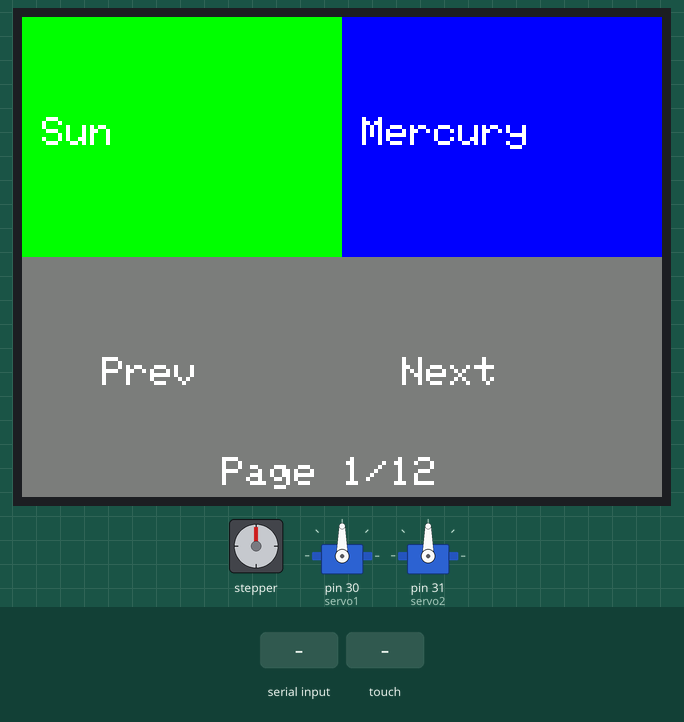
The sketch below on a simulated Arduino Mega 2560, built with avr-gcc and run on an emulated ATmega2560. Shown: stepper motor, 320×240 colour display, 2 × servo. Wiring (inferred from the names in the program): stepper motor driver (800 steps per turn assumed): step pin 22; direction pin 23; enable pin 24. Inputs (shaded band) come from the test bench. What the sketch prints to the serial monitor is not drawn.

Above: at 1.5 s.
1.6 s: "90,45\n" received over Serial
At 2.9 s:
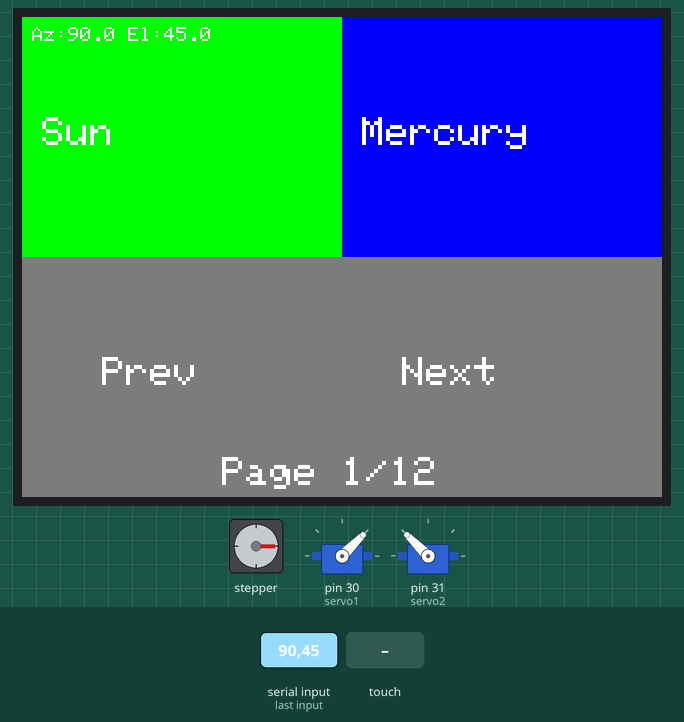
3.5 s: touch panel pressed at 13 % / 10 % of its raw x / y range
At 4.2 s:
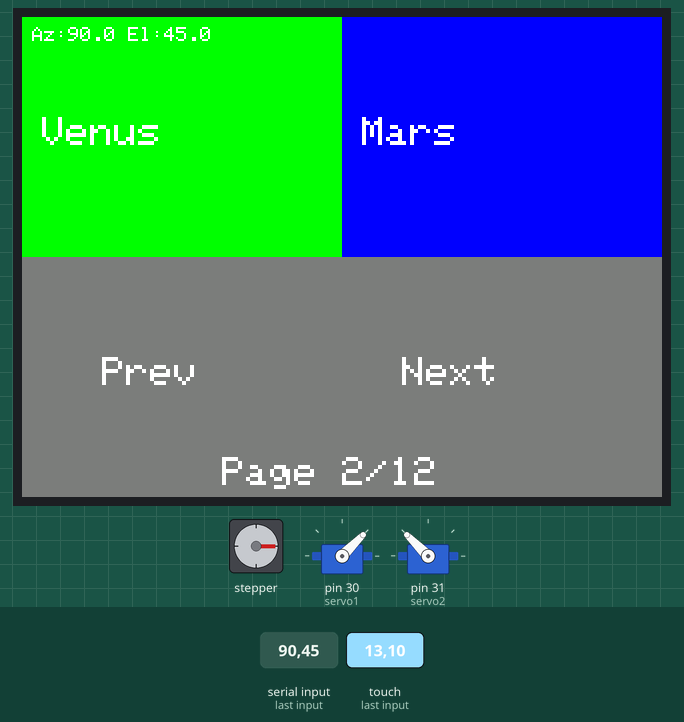
5.1 s: touch panel pressed at 38 % / 10 % of its raw x / y range
At 6.4 s:
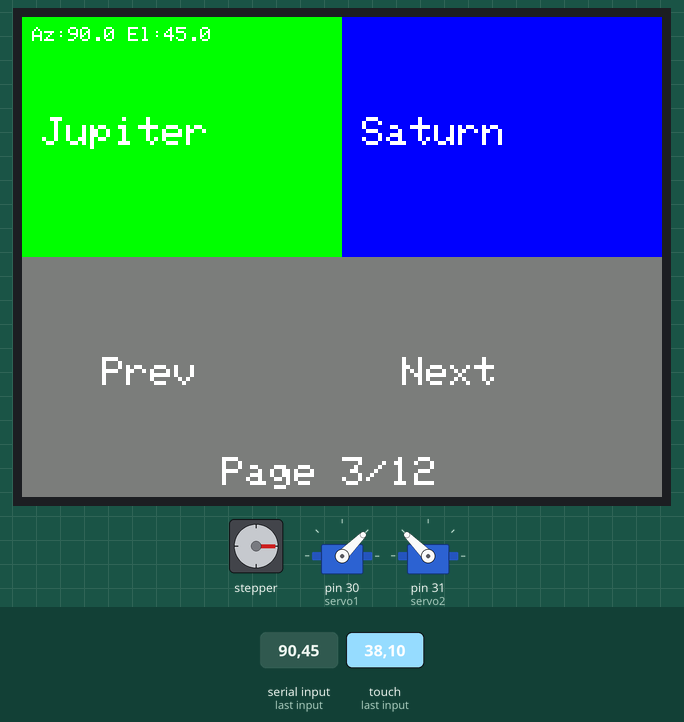
6.7 s: touch panel pressed at 13 % / 30 % of its raw x / y range
At 7.9 s:
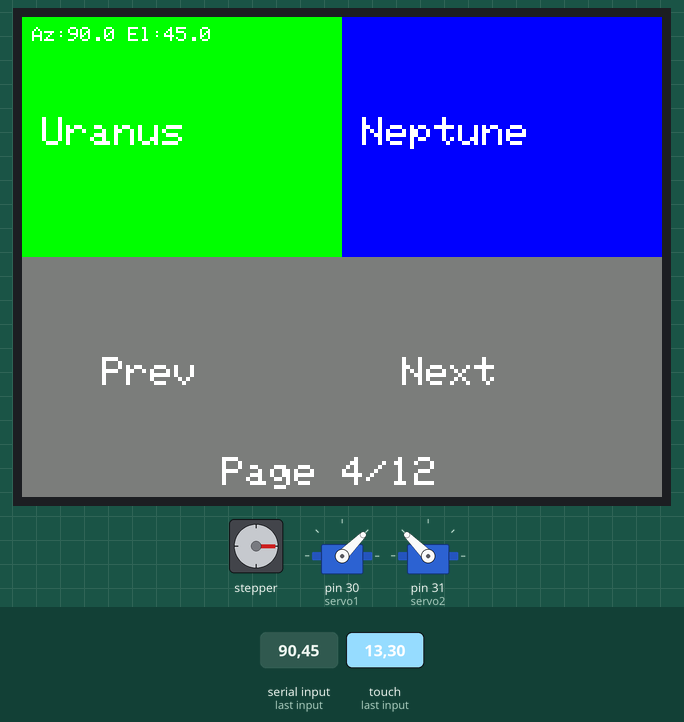
8.3 s: touch panel pressed at 38 % / 30 % of its raw x / y range
At 9.1 s:
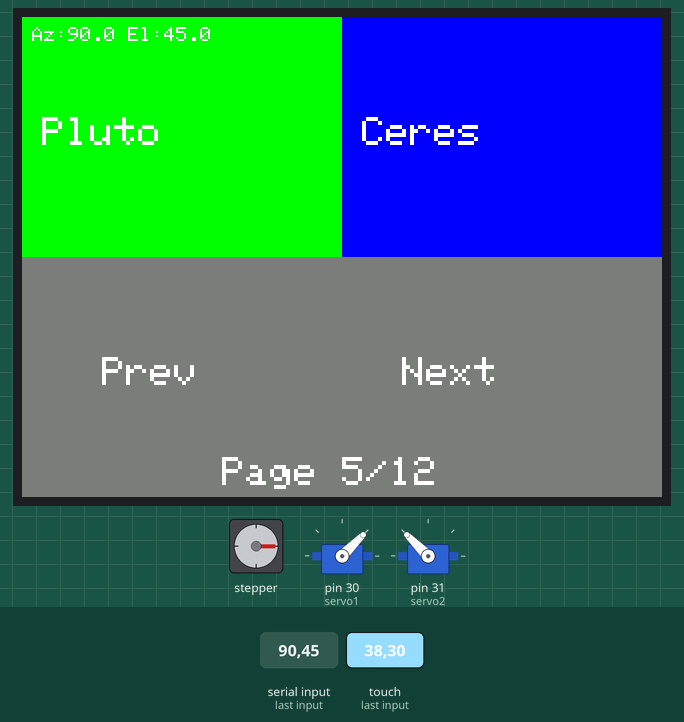
9.9 s: touch panel pressed at 13 % / 50 % of its raw x / y range
At 11.5 s:
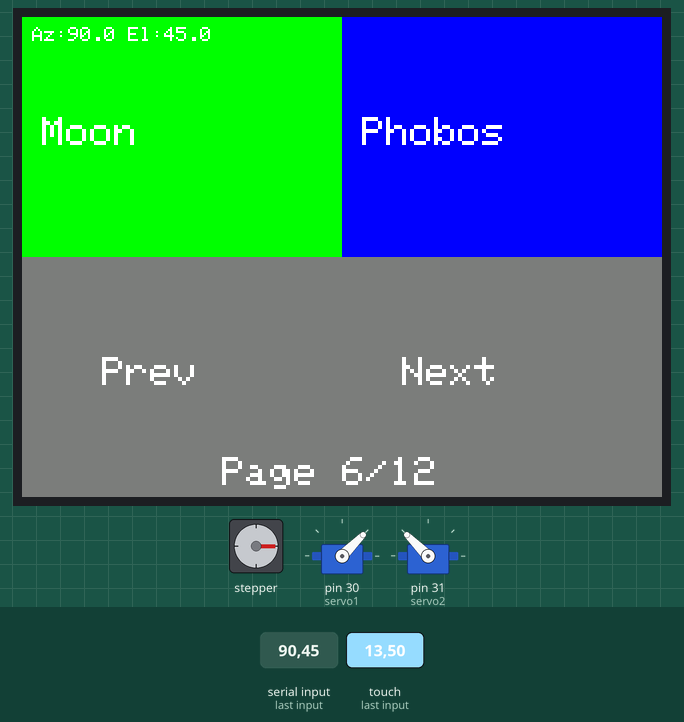
Timing chart, 0 to 12.5 s (numbered marks = the images above; inputs shaded):
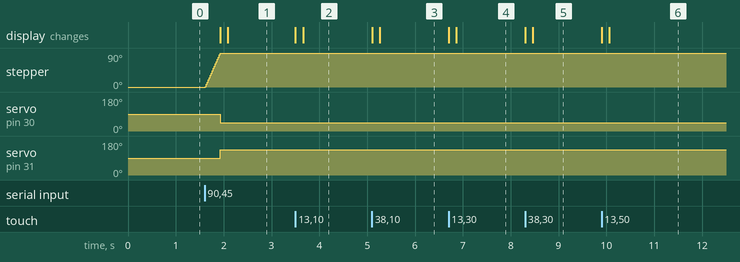

Measured:
- after the input at 1.6 s, stepper: turns 90° clockwise in 0.32 s, starting at once; servo on pin 30 (servo1): 90° → 45° after 0.33 s; servo on pin 31 (servo2): 90° → 135° after 0.33 s; the display: first changes after 0.33 s (image 1 shows a later state)
- after the input at 3.5 s, the display: first changes at once (image 2 shows a later state)
- after the input at 5.1 s, the display: first changes at once (image 3 shows a later state)
- after the input at 6.7 s, the display: first changes at once (image 4 shows a later state)
- after the input at 8.3 s, the display: first changes at once (image 5 shows a later state)
- after the input at 9.9 s, the display: first changes at once (image 6 shows a later state)

The sketch:

combined_control.ino
```cpp
#include <Adafruit_GFX.h>
#include <TouchScreen.h>
#include <MCUFRIEND_kbv.h>
#include <Servo.h>

#define MINPRESSURE 40
#define MAXPRESSURE 1000

// Touchscreen pins
const int16_t XP = 8,  XM = A2, YP = A3, YM = 9;
TouchScreen ts = TouchScreen(XP, YP, XM, YM, 300);
MCUFRIEND_kbv tft;

// Stepper motor pins
#define DIR_PIN 23
#define PUL_PIN 22
#define EN_PIN  24

// Stepper parameters
const int STEPS_PER_REV = 800;
const int STEP_DELAY_US = 800;
const float STEPS_PER_DEGREE = 20.0 / 9.0;

// Servo motors
Servo servo1, servo2;
int currentServoAngle = 90;  // Track current elevation angle

// Object selection
const int NUM_OBJECTS = 24;
const char* OBJECTS[NUM_OBJECTS] = {
  "Sun",       // 0
  "Mercury",   // 1
  "Venus",     // 2
  "Mars",      // 3
  "Jupiter",   // 4
  "Saturn",    // 5
  "Uranus",    // 6
  "Neptune",   // 7
  "Pluto",     // 8
  "Ceres",     // 9
  "Moon",      //10
  "Phobos",    //11
  "Deimos",    //12
  "Io",        //13
  "Europa",    //14
  "Ganymede",  //15
  "Callisto",  //16
  "Titan",     //17
  "Rhea",      //18
  "Iapetus",   //19
  "Enceladus", //20
  "Titania",   //21
  "Oberon",    //22
  "Triton"     //23
};

const int OBJECTS_PER_PAGE = 2;
const int TOTAL_PAGES = (NUM_OBJECTS + OBJECTS_PER_PAGE - 1) / OBJECTS_PER_PAGE;

int currentPage = 0;

// Variables to store received azimuth and elevation
float currentAzimuth = 0.0;
float currentElevation = 0.0;
float targetAzimuth = 0.0;
float targetElevation = 0.0;
bool dataReceived = false;

// Mapping functions
int mapX(int rawY) {
  return constrain(map(rawY, 130, 900, 0, 320), 0, 319);
}
int mapY(int rawX) {
  return constrain(map(rawX, 150, 880, 0, 240), 0, 239);
}

// Stepper control function
void stepMotor(int dir, int steps) {
  digitalWrite(DIR_PIN, dir);
  for (int i = 0; i < steps; i++) {
    digitalWrite(PUL_PIN, HIGH);
    delayMicroseconds(STEP_DELAY_US);
    digitalWrite(PUL_PIN, LOW);
    delayMicroseconds(STEP_DELAY_US);
  }
}

// Move to target azimuth
void moveToAzimuth(float targetAz) {
  float azDiff = targetAz - currentAzimuth;
  int steps = abs((int)(azDiff * STEPS_PER_DEGREE));

  if (steps > 0) {
    int direction = (azDiff > 0) ? HIGH : LOW;
    stepMotor(direction, steps);
    currentAzimuth = targetAz;

    Serial.print("Moved to azimuth: ");
    Serial.print(currentAzimuth);
    Serial.print(" (");
    Serial.print(steps);
    Serial.println(" steps)");
  }
}

// Move to target elevation
void moveToElevation(float targetEl) {
  // Handle negative angles: convert to positive by adding 180
  if (targetEl < 0) {
    targetEl = 180 + targetEl;
  }
  int targetAngle = constrain((int)targetEl, 0, 180);

  if (targetAngle != currentServoAngle) {
    currentServoAngle = targetAngle;
    servo1.write(currentServoAngle);
    servo2.write(180 - currentServoAngle);
    currentElevation = targetEl;
  }
}

// Draw the UI
void drawPage() {
  tft.fillScreen(0x0000);
  tft.setTextSize(2);
  tft.setTextColor(0xFFFF);

  int idxLeft  = currentPage * OBJECTS_PER_PAGE;
  int idxRight = idxLeft + 1;

  // Top left - Object 1
  tft.fillRect(0, 0, 160, 120, 0x07E0); // green
  tft.setCursor(10, 50);
  if (idxLeft < NUM_OBJECTS) {
    tft.print(OBJECTS[idxLeft]);
  } else {
    tft.print("---");
  }

  // Top right - Object 2
  tft.fillRect(160, 0, 160, 120, 0x001F); // blue
  tft.setCursor(170, 50);
  if (idxRight < NUM_OBJECTS) {
    tft.print(OBJECTS[idxRight]);
  } else {
    tft.print("---");
  }

  // Bottom left - Prev
  tft.fillRect(0, 120, 160, 120, 0x7BEF); // grey
  tft.setCursor(40, 170);
  tft.print("Prev");

  // Bottom right - Next
  tft.fillRect(160, 120, 160, 120, 0x7BEF);
  tft.setCursor(190, 170);
  tft.print("Next");

  // Page numbers
  tft.setTextSize(2);
  tft.setCursor(100, 220);
  tft.print("Page ");
  tft.print(currentPage + 1);
  tft.print("/");
  tft.print(TOTAL_PAGES);

  // Display azimuth and elevation if data received
  if (dataReceived) {
    tft.setTextSize(1);
    tft.setCursor(5, 5);
    tft.print("Az:");
    tft.print(currentAzimuth, 1);
    tft.print(" El:");
    tft.print(currentElevation, 1);
  }
}

void setup() {
  Serial.begin(9600);

  // Initialize TFT display
  uint16_t ID = tft.readID();
  tft.begin(ID);
  tft.setRotation(3);
  drawPage();

  // Initialize servos
  servo1.attach(30);
  servo2.attach(31);
  servo1.write(currentServoAngle);
  servo2.write(180 - currentServoAngle);

  // Initialize stepper motor
  pinMode(DIR_PIN, OUTPUT);
  pinMode(PUL_PIN, OUTPUT);
  pinMode(EN_PIN, OUTPUT);
  digitalWrite(EN_PIN, LOW);
}

void loop() {
  // Check for incoming serial data (azimuth, elevation)
  if (Serial.available()) {
    String data = Serial.readStringUntil('\n');
    data.trim();

    int commaIndex = data.indexOf(',');
    if (commaIndex > 0) {
      targetAzimuth = data.substring(0, commaIndex).toFloat();
      targetElevation = data.substring(commaIndex + 1).toFloat();
      dataReceived = true;

      // Move motors to new positions
      moveToAzimuth(targetAzimuth);
      moveToElevation(targetElevation);

      // Redraw page to show updated coordinates
      drawPage();
    }
  }

  // Handle touch input
  TSPoint p = ts.getPoint();
  pinMode(XM, OUTPUT);
  pinMode(YP, OUTPUT);

  if (p.z > MINPRESSURE && p.z < MAXPRESSURE) {
    int px = mapX(p.y);
    int py = mapY(p.x);

    bool isTop    = (py >= 120);
    bool isLeft   = (px >= 160);
    bool isRight  = !isLeft;
    bool isBottom = !isTop;

    int idxLeft  = currentPage * OBJECTS_PER_PAGE;
    int idxRight = idxLeft + 1;

    if (isTop) {
      // Object selection
      if (isLeft && idxLeft < NUM_OBJECTS) {
        const char* name = OBJECTS[idxLeft];

        // Reset to zero position
        moveToAzimuth(0.0);
        moveToElevation(0.0);

        Serial.print("STAR:");
        Serial.println(name);
      }
      else if (isRight && idxRight < NUM_OBJECTS) {
        const char* name = OBJECTS[idxRight];

        // Reset to zero position
        moveToAzimuth(0.0);
        moveToElevation(0.0);

        Serial.print("STAR:");
        Serial.println(name);
      }
    }
    else {
      // Navigation
      if (isLeft) {
        if (currentPage > 0) {
          currentPage--;
          drawPage();
        }
      }
      else {
        if (currentPage < TOTAL_PAGES - 1) {
          currentPage++;
          drawPage();
        }
      }
    }

    delay(200);
  }
}
```
